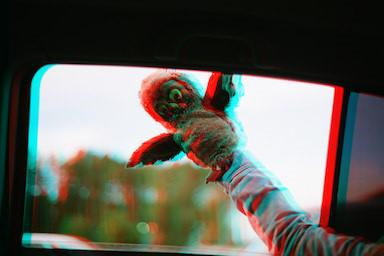

Write Python code to recreate this figure.
from PIL import Image, ImageDraw


def makeanagliph(filename, delta):
    im = Image.open(filename)
    x, y = im.size
    im = im.convert('RGB')
    r, g, b = im.split()
    new_image = Image.new('L', (x, y))
    region = r.crop((0, 0, x - delta, y))
    new_image.paste(region, (delta, 0, x, y))
    im2 = Image.merge('RGB', (new_image, g, b))
    im2.save('Стереопара.jpg')


makeanagliph('Рианна.jpg', 9)